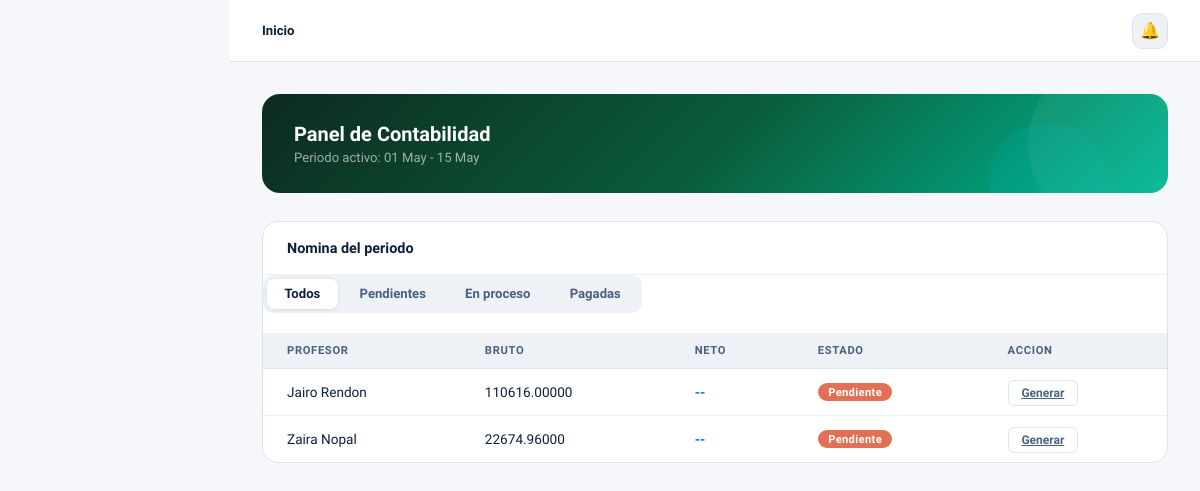
The page /contabilidad/ on the database as committed earlier.
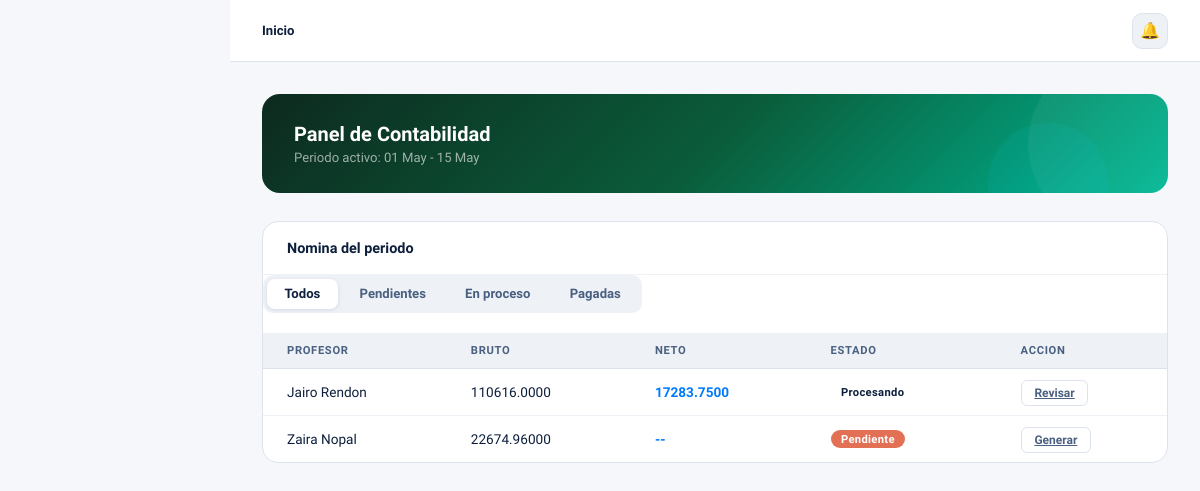
The same page on the database as committed later.
### Profesores/models.py (models this page shows, shortened)
class Profesor(models.Model):
    ESTADOS = [
        ("ACTIVO", "Activo"),
        ("SUSPENDIDO", "Suspendido"),
        ("BAJA_TEMPORAL", "Baja temporal"),
        ("BAJA_DEFINITIVA", "Baja definitiva"),
    ]
    usuario = models.OneToOneField("users.Usuario", on_delete=models.CASCADE)
    rfc = models.CharField(max_length=13, unique=True)
    curp = models.CharField(max_length=18, unique=True)
    telefono = models.CharField(max_length=10)
    direccion = models.TextField(max_length=100)
    fecha_ingreso = models.DateField()
    estado_laboral = models.CharField(max_length=20, choices=ESTADOS, default="ACTIVO")
    costo_por_hora = models.DecimalField(max_digits=12, decimal_places=4)
    tipo_contrato = models.CharField(max_length=25)
    departamentos = models.ManyToManyField("users.Departamento", related_name="profesores")
    planteles = models.ManyToManyField("core.Plantel", related_name="profesores")
    class Meta:
        indexes = [
            models.Index(fields=["estado_laboral"]),
            models.Index(fields=["fecha_ingreso"]),
        ]

### Contabilidad/models.py (models this page shows, shortened)
class Nomina(models.Model):
    ESTADOS = [
        ("pendiente", "Pendiente"),
        ("procesando", "Procesando"),
        ("pagada", "Pagada"),
    ]
    profesor = models.ForeignKey("Profesores.Profesor", on_delete=models.PROTECT)
    periodo = models.ForeignKey("Periodo", on_delete=models.PROTECT)
    total_bruto = models.DecimalField(max_digits=12, decimal_places=4)
    total_percepciones = models.DecimalField(max_digits=12, decimal_places=4)
    total_impuestos = models.DecimalField(max_digits=12, decimal_places=4)
    total_deducciones = models.DecimalField(max_digits=12, decimal_places=4)
    total_neto = models.DecimalField(max_digits=12, decimal_places=4)
    fecha_de_generacion = models.DateTimeField(auto_now_add=True)
    estado = models.CharField(max_length=20, choices=ESTADOS, default="procesando")

### users/models.py (models this page shows, shortened)
class Usuario(AbstractBaseUser, PermissionsMixin):
    email = models.EmailField(max_length=254, unique=True)
    nombre = models.CharField(max_length=50, blank=False, null=False)
    apellido = models.CharField(max_length=50, blank=False, null=False)
    is_active = models.BooleanField(default=True)
    is_staff = models.BooleanField(default=False)
    date_joined = models.DateTimeField(default=timezone.now)
    last_login = models.DateTimeField(null=True, blank=True)
    rol_id = models.ForeignKey('Rol', on_delete=models.PROTECT, null=True, blank=True, related_name='users')
    objects = UsuarioManager()
    USERNAME_FIELD = "email"
    REQUIRED_FIELDS = ["nombre", "apellido"]
    def get_full_name(self):
        return f"{self.nombre} {self.apellido}"

### Contabilidad/views.py (the view)
# urls.py: path("", views.dashboard, name="contabilidad_dashboard"),
def dashboard(request, *args, **kwargs):
    periodo_actual = get_periodo_activo()
    nominas = []
    for nomina in get_nominas_periodo_activo():
        nomina.bruto = nomina.total_bruto
        nomina.neto = nomina.total_neto
        nominas.append(nomina)
    pendientes = get_profesores_sin_nomina()
    for profesor in pendientes:
        profesor.estado = "pendiente"
        profesor.bruto = calcular_pago_base(profesor.id)
        profesor.neto = None
        profesor.profesor = profesor.usuario.get_full_name()
        nominas.append(profesor)
    context = {
        "periodo_label": periodo_actual.display_label() if periodo_actual else None,
        "periodo_actual": periodo_actual,
        "periodos": get_todos_los_periodos(),
        "nominas": nominas,
        "pagos_pendientes": len(pendientes),
        "toast_message": kwargs.get("toast_message"),
        "toast_type": kwargs.get("toast_type"),
    }
    return render(request, "Contabilidad/dashboard.html", context)

### Contabilidad/models.py (called while the page is built)
    def display_label(self):
        return f"{self.fecha_inicio.strftime('%d %B')} - {self.fecha_fin.strftime('%d %B')}"

### Contabilidad/utils.py (called while the page is built)
def get_periodo_activo():
    try:
        return Periodo.objects.get(estado="ABIERTO")
    except Periodo.DoesNotExist:
        return None

def get_todos_los_periodos():
    return Periodo.objects.all().order_by("-fecha_inicio")

def get_profesores_activos():
    return Profesor.objects.filter(estado_laboral="ACTIVO")

def horas_de_clase(horario):
    inicio = datetime.combine(datetime.today(), horario.hora_inicio)
    fin = datetime.combine(datetime.today(), horario.hora_fin)
    return (fin - inicio).total_seconds() / 3600

def total_horas_periodo(profesor_id):
    periodo = get_periodo_activo()
    if periodo is None:
        return 0
    horarios = Horario.objects.filter(profesor_id=profesor_id, activo=True)
    total = 0
    fecha = periodo.fecha_inicio
    while fecha <= periodo.fecha_fin:
        dia = DIAS[fecha.weekday()]
        for h in horarios.filter(dia_semana=dia):
            total += horas_de_clase(h)
        fecha += timedelta(days=1)
    return round(total, 2)

def calcular_pago_base(profesor_id):
    horas = total_horas_periodo(profesor_id)
    profesor = Profesor.objects.get(id=profesor_id)
    return Decimal(str(horas)) * profesor.costo_por_hora

def get_nominas_periodo_activo():
    periodo = get_periodo_activo()
    if periodo is None:
        return Nomina.objects.none()
    return Nomina.objects.filter(periodo=periodo)

def get_profesores_sin_nomina():
    nominas = get_nominas_periodo_activo()
    con_nomina = set(n.profesor_id for n in nominas)
    return [p for p in get_profesores_activos() if p.id not in con_nomina]

### core/models.py (called while the page is built)
    def __str__(self):
        return self.nombre

### Contabilidad/templates/Contabilidad/dashboard.html (shortened to what this page needs)
{% extends "core/layout.html" %}
{% load static %}
{% block page_css %}
<link rel="stylesheet" href="{% static 'css/dashboard_base.css' %}">
<link rel="stylesheet" href="{% static 'css/dashboard_shared.css' %}">
<link rel="stylesheet" href="{% static 'css/dashboard_contabilidad.css' %}">
{% endblock %}
{% block topbar %}
<header class="topbar">
  <div class="topbar-left">
    <div class="breadcrumb"><strong id="breadcrumb-text">Inicio</strong></div>
  </div>
  <div class="topbar-actions">
    <div class="topbar-notif" title="Notificaciones">
      &#128276;
    </div>
  </div>
</header>
{% endblock %}
{% block content %}
<div class="page active" id="page-inicio">
  <div class="welcome-banner welcome-banner-conta">
    <div class="welcome-text">
      <h2>Panel de Contabilidad</h2>
      <p>{% if periodo_label %}Periodo activo: {{ periodo_label }}{% else %}Sin periodo de nomina activo{% endif %}</p>
    </div>
  </div>
  <div class="table-wrap">
    <div class="table-header">
      <h3>Nomina del periodo</h3>
    </div>
    <div class="tabs" id="nomina-tabs">
      <button class="tab-btn active" type="button" data-filter="todos" onclick="filterNomina('todos',this)">Todos</button>
      <button class="tab-btn" type="button" data-filter="pendiente" onclick="filterNomina('pendiente',this)">Pendientes</button>
      <button class="tab-btn" type="button" data-filter="procesando" onclick="filterNomina('procesando',this)">En proceso</button>
      <button class="tab-btn" type="button" data-filter="pagada" onclick="filterNomina('pagada',this)">Pagadas</button>
    </div>
    <table>
      <thead><tr><th>Profesor</th><th>Bruto</th><th>Neto</th><th>Estado</th><th>Accion</th></tr></thead>
      <tbody id="nomina-tbody">
        {% for nomina in nominas %}
          <tr data-status="{{ nomina.estado|default:'sin-estado' }}">
            <td>{%if nomina.estado == "pendiente" %} {{ nomina.profesor }}{% else %} {{ nomina.profesor.usuario.get_full_name }}{% endif %}</td>
            <td>{% firstof nomina.bruto "--" %}</td>
            <td class="amount-neu">{% firstof nomina.neto "--" %}</td>
            <td><span class="pill pill-{{ nomina.estado|default:'gray' }}">{{ nomina.estado|capfirst|default:"Sin estado" }}</span></td>
            <td>
              {% if nomina.estado == "pendiente" %}
                <a class="btn-outline btn-sm" href="{% url 'procesar_nomina' nomina.id %}">Generar</a>
              {% elif nomina.estado == "procesando" %}
                <a class="btn-outline btn-sm" href="{% url 'procesar_nomina' nomina.profesor.id %}">Revisar</a>
              {% else %}
                <span class="pill pill-gray">Sin accion</span>
              {% endif %}
            </td>
          </tr>
        {% empty %}
          <tr><td colspan="5" class="empty-cell">Sin registros de nomina para el periodo activo.</td></tr>
        {% endfor %}
      </tbody>
    </table>
  </div>
</div>
{% endblock %}

### core/templates/core/layout.html (shortened to what this page needs)
{% load static %}
<!DOCTYPE html>
<html lang="es">
<head>
  {% block page_css %}{% endblock %}
</head>
<body>
  <div class="main">
    {% block topbar %}{% endblock %}
    <div class="content">
      {% block content %}{% endblock %}
    </div>
  </div>
</body>
</html>

### core/static/css/dashboard_base.css (style rules this page uses)
*, *::before, *::after { margin:0; padding:0; box-sizing:border-box; }
:root { --bg: #f5f7fa; --white: #ffffff; --navy: #0d1f3c; --accent: #007BFF; --accent2: #00c6ff; --green: #00b894; --yellow: #fdcb6e; --red: #e17055; --gray-100: #eef1f6; --gray-200: #dde3ed; --gray-400: #8fa5be; --gray-600: #4a6080; --sidebar-w: 230px; }
body { font-family: 'Plus Jakarta Sans', sans-serif; background: var(--bg); color: var(--navy); display: flex; min-height: 100vh; }
.main { margin-left: var(--sidebar-w); flex: 1; display: flex; flex-direction: column; }
.topbar { background: var(--white); border-bottom: 1px solid var(--gray-200); padding: 0 2rem; height: 62px; display: flex; align-items: center; justify-content: space-between; position: sticky; top:0; z-index:50; }
.topbar-left { display:flex; align-items:center; gap:0.75rem; }
.breadcrumb { font-size: 0.82rem; color: var(--gray-400); }
.breadcrumb strong { color: var(--navy); font-weight: 600; }
.content { padding: 2rem; flex:1; }
.page { display:none; animation: fadeUp 0.3s ease; }
.page.active { display:block; }
.welcome-banner { background: linear-gradient(135deg, var(--navy) 0%, #1a3a6e 50%, #0062cc 100%); border-radius: 18px; padding: 1.75rem 2rem; display: flex; align-items: center; justify-content: space-between; margin-bottom: 1.75rem; position: relative; overflow: hidden; }
.welcome-banner::before { content: ''; position: absolute; right: -40px; top: -40px; width: 180px; height: 180px; border-radius: 50%; background: rgba(255,255,255,0.05); }
.welcome-banner::after { content: ''; position: absolute; right: 60px; bottom: -50px; width: 120px; height: 120px; border-radius: 50%; background: rgba(0,198,255,0.08); }
.welcome-text h2 { font-size: 1.25rem; font-weight: 800; color: var(--white); margin-bottom: 0.25rem; }
.welcome-text p { font-size: 0.82rem; color: rgba(255,255,255,0.6); }
.table-wrap { background: var(--white); border-radius: 16px; border: 1px solid var(--gray-200); overflow: hidden; margin-bottom: 1.5rem; }
.table-header { display: flex; align-items: center; justify-content: space-between; padding: 1.1rem 1.5rem; border-bottom: 1px solid var(--gray-100); }
.table-header h3 { font-size: 0.9rem; font-weight: 700; }
.btn-outline { background: none; border: 1.5px solid var(--gray-200); color: var(--gray-600); border-radius: 8px; padding: 0.4rem 0.9rem; font-family: 'Plus Jakarta Sans', sans-serif; font-size: 0.78rem; font-weight: 600; cursor: pointer; transition: border-color 0.2s, color 0.2s; }
table { width: 100%; border-collapse: collapse; }
thead tr { background: var(--gray-100); }
th { text-align: left; padding: 0.7rem 1.5rem; font-size: 0.7rem; font-weight: 700; letter-spacing: 0.06em; text-transform: uppercase; color: var(--gray-600); border-bottom: 1px solid var(--gray-200); }
td { padding: 0.85rem 1.5rem; font-size: 0.85rem; color: var(--navy); border-bottom: 1px solid var(--gray-100); }
tr:last-child td { border-bottom: none; }
.pill { display: inline-block; padding: 0.18rem 0.65rem; border-radius: 999px; font-size: 0.7rem; font-weight: 700; letter-spacing: 0.03em; }
.btn-sm { padding: .3rem .8rem; font-size: .75rem; border-radius: 6px; }

### core/static/css/dashboard_shared.css (style rules this page uses)
.btn-sm { padding: .3rem .8rem; font-size: .75rem; border-radius: 6px; }

### core/static/css/dashboard_contabilidad.css (style rules this page uses)
.welcome-banner-conta { background: linear-gradient(135deg, #0d2a1f 0%, #0a5c3a 50%, #00b894 100%); }
.topbar-actions { display: flex; align-items: center; gap: .75rem; }
.pill-pendiente { background: #e17055; color: #fff }
.topbar-notif { position: relative; width: 36px; height: 36px; border-radius: 10px; background: var(--gray-100); border: 1.5px solid var(--gray-200); display: flex; align-items: center; justify-content: center; font-size: 1rem; cursor: pointer; transition: background .2s; }
.tabs { display: flex; gap: .25rem; background: var(--gray-100); border-radius: 10px; padding: .25rem; width: fit-content; margin-bottom: 1.25rem; }
.tab-btn { padding: .45rem 1.1rem; border-radius: 8px; font-family: 'Plus Jakarta Sans', sans-serif; font-size: .82rem; font-weight: 600; border: none; background: none; cursor: pointer; color: var(--gray-600); transition: background .2s, color .2s; }
.tab-btn.active { background: var(--white); color: var(--navy); box-shadow: 0 1px 4px rgba(13,31,60,.1); }
.amount-neu { color: var(--accent); font-weight: 700; }

Rows that differ between the two databases and show on the page:
no longer on this page (row unchanged): Profesor: profesor "Jairo Rendon", bruto "110616.00000", neto "--", estado "Pendiente", shows "Generar"
added Nomina: profesor.usuario.get_full_name "Jairo Rendon", bruto "110616.0000", neto "17283.7500", estado "Procesando", shows "Revisar"
